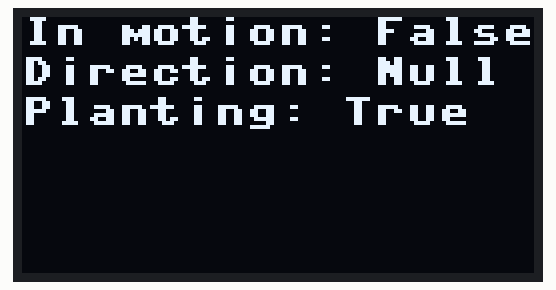
Recording of a program running on a simulated ESP32 board running MicroPython. On the bench: 128×64 one-colour display. Library files of the repository ran but are not shown: ssd1306.py. At 0.1 s the program stops and its outputs stay as they are.

Above: at 0.1 s.

The program:

main.py
```python
# Complete project details at https://RandomNerdTutorials.com

from machine import Pin, I2C
import ssd1306
from time import sleep

# ESP32 Pin assignment
i2c = I2C(-1, scl=Pin(22), sda=Pin(21))

oled_width = 128
oled_height = 64
oled = ssd1306.SSD1306_I2C(oled_width, oled_height, i2c)

oled.text('In motion: False', 0, 0)
oled.text('Direction: Null', 0, 10)
oled.text('Planting: True', 0, 20)

oled.show()
```
